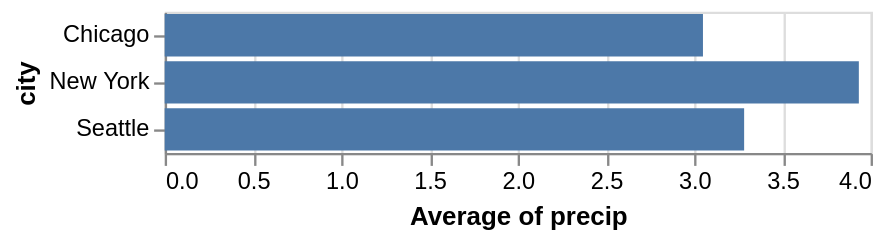

Notebook code cell kept with this figure:
### Markdown cell above
In Altair, you can aggregate directly in the encoding string:

### Code cell
alt.Chart(weather).mark_bar().encode(
    x='average(precip):Q',  # Average of precip column
    y='city:N'
)

### Figure 1 — Vega-Lite specification as saved in the notebook (floating-point values rounded to 4 significant figures)
{"config": {"view": {"continuousWidth": 300, "continuousHeight": 300}}, "data": {"name": "data-a0edf122470d64c801b829f5c0e672f9"}, "mark": {"type": "bar"}, "encoding": {"x": {"aggregate": "average", "field": "precip", "type": "quantitative"}, "y": {"field": "city", "type": "nominal"}}, "$schema": "https://vega.github.io/schema/vega-lite/v6.1.0.json", "datasets": {"data-a0edf122470d64c801b829f5c0e672f9": [{"city": "Seattle", "month": "Jan", "precip": 5.2, "temp": 42}, {"city": "Seattle", "month": "Feb", "precip": 3.9, "temp": 45}, {"city": "Seattle", "month": "Mar", "precip": 4.1, "temp": 50}, {"city": "Seattle", "month": "Apr", "precip": 2.8, "temp": 55}, {"city": "Seattle", "month": "May", "precip": 2.1, "temp": 62}, {"city": "Seattle", "month": "Jun", "precip": 1.6, "temp": 68}, {"city": "New York", "month": "Jan", "precip": 3.6, "temp": 35}, {"city": "New York", "month": "Feb", "precip": 3.1, "temp": 38}, {"city": "New York", "month": "Mar", "precip": 4.2, "temp": 48}, {"city": "New York", "month": "Apr", "precip": 4.0, "temp": 58}, {"city": "New York", "month": "May", "precip": 4.5, "temp": 68}, {"city": "New York", "month": "Jun", "precip": 4.2, "temp": 77}, {"city": "Chicago", "month": "Jan", "precip": 2.0, "temp": 28}, {"city": "Chicago", "month": "Feb", "precip": 1.9, "temp": 32}, {"city": "Chicago", "month": "Mar", "precip": 2.6, "temp": 42}, {"city": "Chicago", "month": "Apr", "precip": 3.7, "temp": 52}, {"city": "Chicago", "month": "May", "precip": 4.1, "temp": 64}, {"city": "Chicago", "month": "Jun", "precip": 4.0, "temp": 74}]}}
